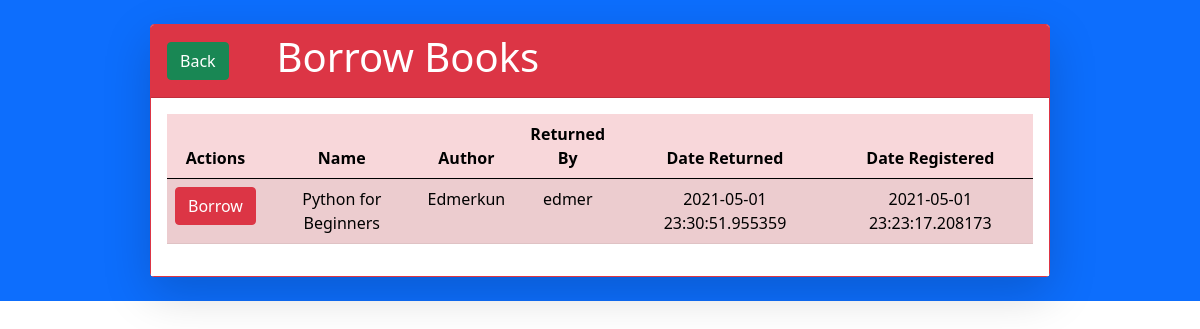
/borrow (signed in), run on the app's committed database.
### app.py (models this page shows)
class Books(db.Model):
    id = db.Column(db.Integer,primary_key = True)
    bookName = db.Column(db.String(100), nullable = False)
    author = db.Column(db.String(50), nullable = False)
    isBorrowed = db.Column(db.Boolean, nullable = False, default=False)
    borrowedBy = db.Column(db.String(30), nullable = True)
    dateBorrowed = db.Column(db.DateTime, nullable = True)
    dateReturned = db.Column(db.DateTime,nullable=True)
    dateRegistered = db.Column(db.DateTime, nullable = False, default = datetime.now())

### app.py (the view, shortened to what this page needs)
@app.route('/borrow',methods=['POST','GET'])
@login_required
def borrowBooks():
    if request.method == "GET":
        contents = Books.query.filter_by(isBorrowed=False).order_by(Books.bookName).all()
        return render_template('borrow.html',contents=contents)

### app.py (called while the page is built)
@login_manager.user_loader
def load_user(user_id):
    return Users.query.get(int(user_id))

### templates/borrow.html (shortened to what this page needs)
{% extends 'base.html' %}
{% block content %}
    <main class="d-flex flex-column bg-primary">
        <div class="card shadow-lg border-danger d-flex w-75 mx-auto my-4">
            <div class="d-flex align-items-center bg-danger card-header text-center">
                <div class="btn btn-success ms-0">
                    <a class="text-white text-decoration-none" href="{{url_for('indexPage')}}">Back</a>
                </div>
                <h1 class=" ms-5 text-white">Borrow Books</h1>
            </div>
            <div class="bg-white card-body text-center ">
                <table class="table table-danger table-striped">
                    <thead>
                        <tr>
                            <th scope="col">
                                Actions
                            </th>
                            <th scope="col">
                                Name
                            </th>
                            <th scope="col">
                                Author
                            </th>
                            <th scope="col">
                               Returned By
                            </th>
                            <th scope="col">
                                Date Returned
                            </th>
                            <th scope="col">
                                Date Registered
                            </th>
                        </tr>
                    </thead>
                    <tbody>
                        {% for content in contents %}
                            <tr>
                                <td>
                                    <form method="post" action="{{url_for('borrowBooks')}}">
                                        <button type="submit" value="{{content.bookName}}" name="borrow_btn" class="btn btn-danger">Borrow</button>
                                    </form>
                                </td>
                                <td>
                                    {{content.bookName}}
                                </td>
                                <td>
                                    {{content.author}}
                                </td>
                                <td>
                                    {{content.borrowedBy}}
                                </td>
                                <td>
                                    {{content.dateReturned}}
                                </td>
                                <td>
                                    {{content.dateRegistered}}
                                </td>
                            </tr>
                        {% endfor %}
                    </tbody>
                </table>
            </div>
        </div>
    </main>
{% endblock content %}

### templates/base.html (shortened to what this page needs)
<!DOCTYPE html>
<html lang="en">
<head>
    <link rel="stylesheet" href="{{url_for('static',filename='main.css')}}">
    <link href="https://cdn.jsdelivr.net/npm/bootstrap@5.0.0-beta3/dist/css/bootstrap.min.css" rel="stylesheet">
</head>
<body class="d-flex flex-column align-content-center">
    {% block content %}
    {% endblock content %}
</body>
</html>

### data on the page
Books: bookName "Python for Beginners", author "Edmerkun", borrowedBy "edmer", dateReturned "2021-05-01 23:30:51.955359", dateRegistered "2021-05-01 23:23:17.208173"
